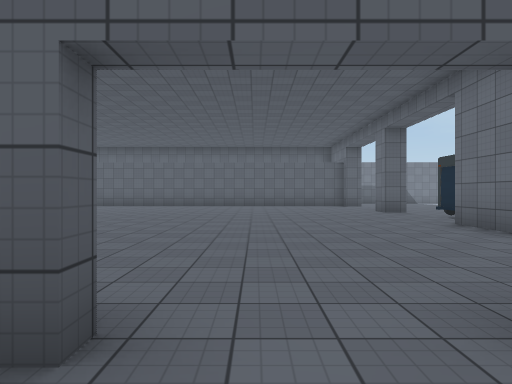
view 1 (above)

24 first-person views from a walk through a 3-D level made in the Unity game engine. The camera is 1.4 m above the floor, looks level and sees 75° across. Doors are open. The floor is counted in squares, 2.4 m on a side. Each view is taken from the middle of a square. On the plan, view 1 faces up. The plan holds only what a view shows up to about 9 squares ahead; the rest is blank. The place goes on beyond the plan. The player is left out. Some surface patterns are stand-ins.

view 2
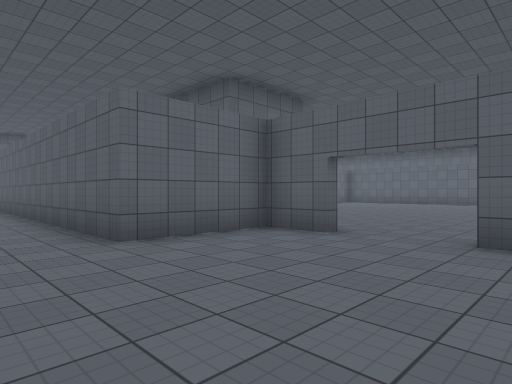

view 3
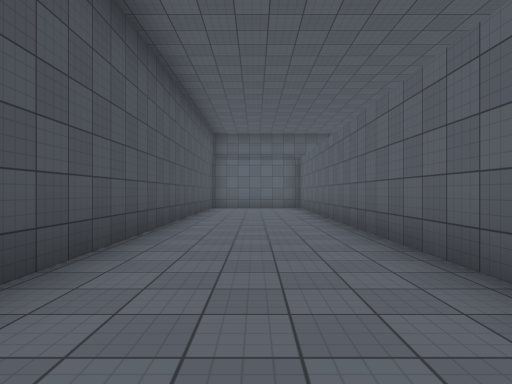

view 4
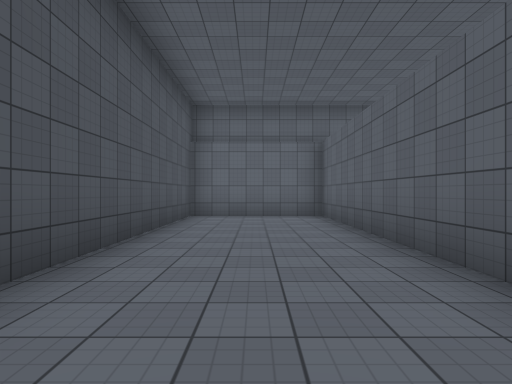

view 5
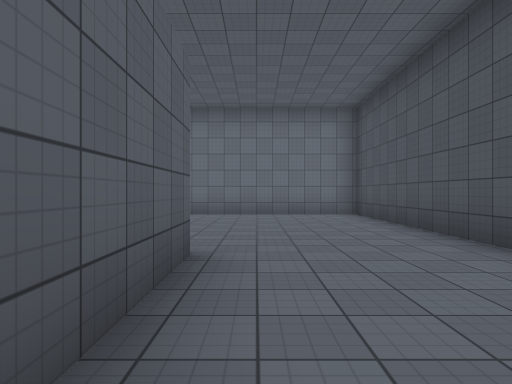

view 6
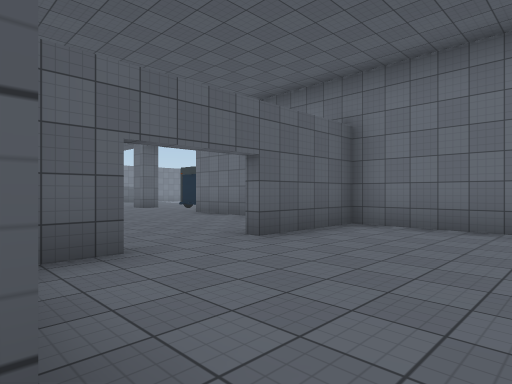

view 7
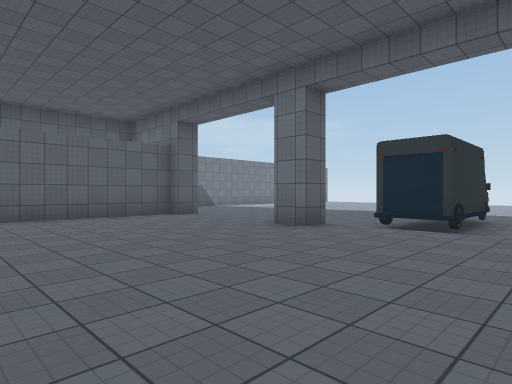

view 8
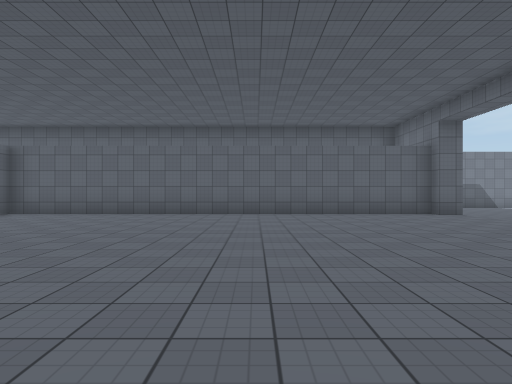

view 9
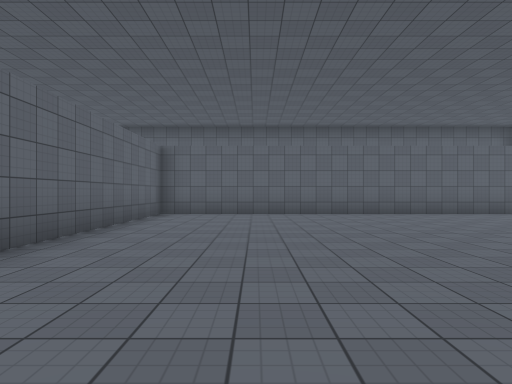

view 10
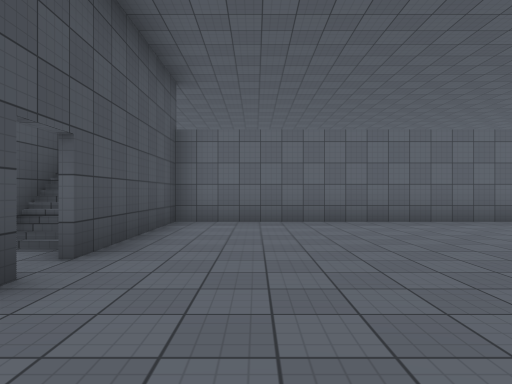

view 11
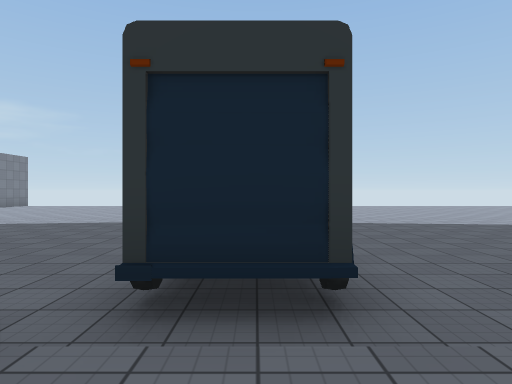

view 12
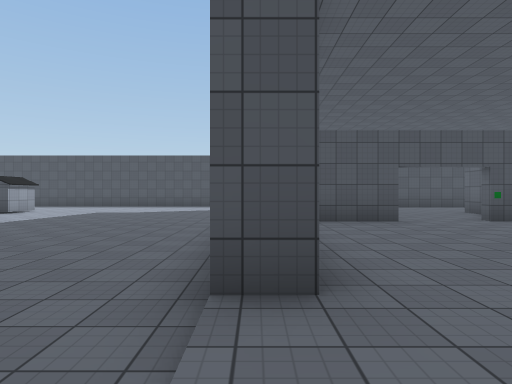

view 13
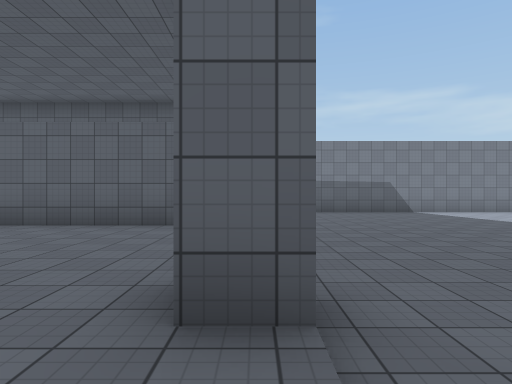

view 14
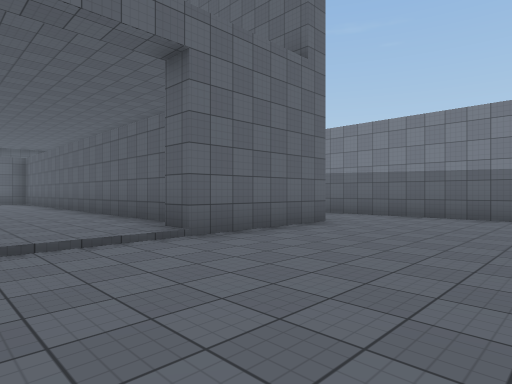

view 15
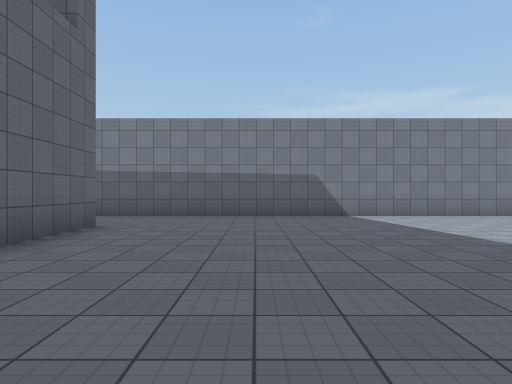

view 16
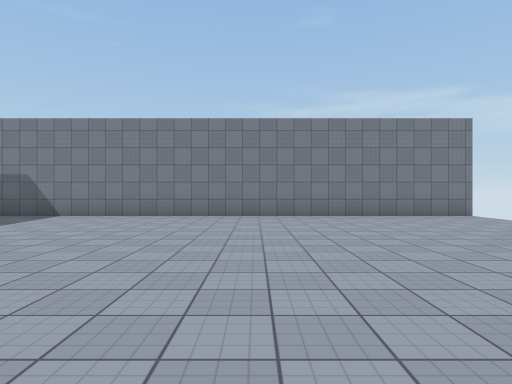

view 17
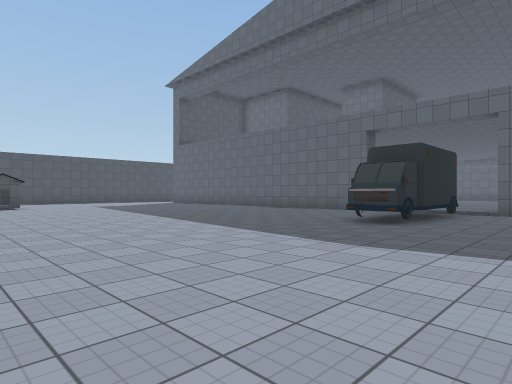

view 18
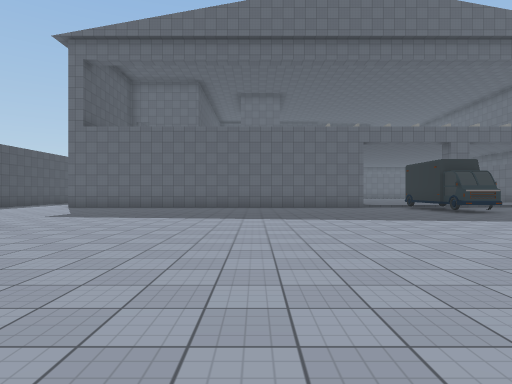

view 19
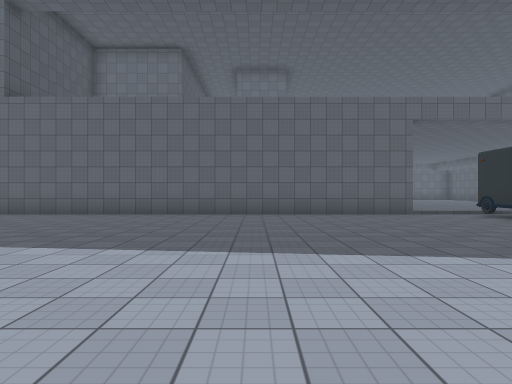

view 20
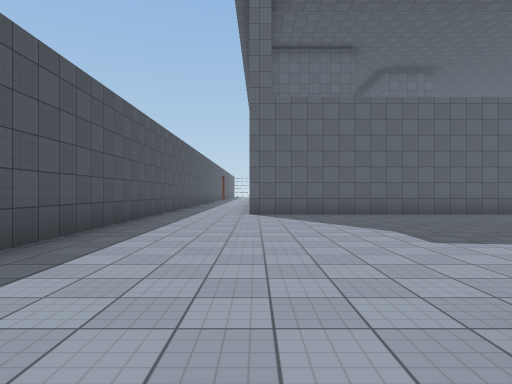

view 21
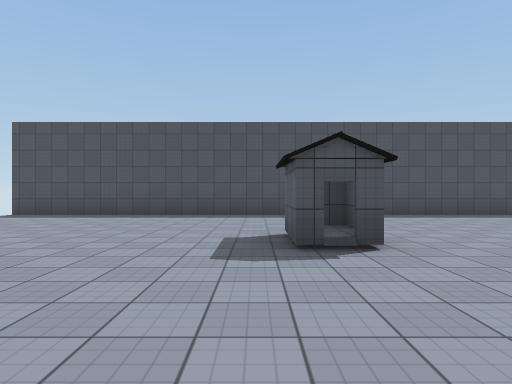

view 22
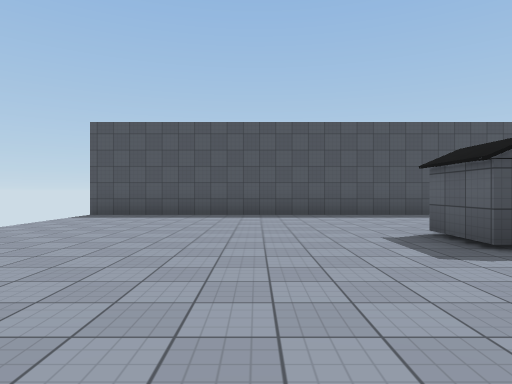

view 23
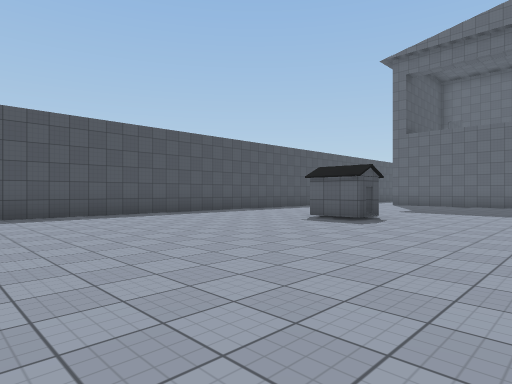

view 24
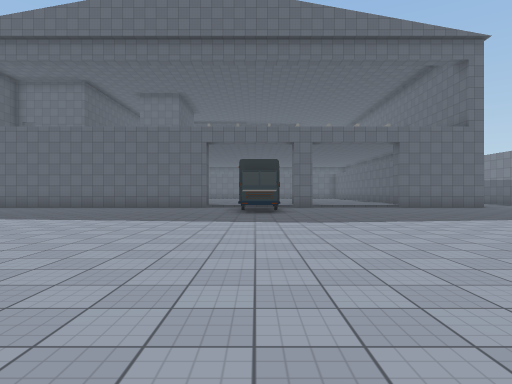

### Floor plan
Key: @ floor where view 1 was taken; # wall or solid block; x gap in a wall; . main floor; : floor 0.25 m higher than the main floor; / step, stairs or slope; D open door; T truck; H hut.
Columns run from 14 left of view 1 to 19 right of it. Each row starts with its distance up from view 1.
 19                  #################
 18                   ................
 17                   ................
 16                   #..............
 15                   #.............
 14       #############.............
 13       #:::::::::::/............
 12       #:::::::::::/...........
 11       #:::::::::::/..........
 10       #:::::::::::#...........
  9       #:::::::::::/............
  8       #:::::::::::/TTTT.........
  7       #:::::::::::/............
  6       #:::::::::::#...........
  5       #:::::::::::#..........
  4       #:::::::::::#...........
  3       ######::::::#............
  2              :::::#.............
  1             ##DD###...............
  0             #:@:::#...............
 -1 #############:::::#...............
 -2 #:::::::::::::::::#...............
 -3 #:::::::::::::::::#.......H.......
 -4 #:::::::::::::::::#...............
 -5 ###################...............
 -6                   ................
 -7                   ................
 -8                   ###############x

Where each view was taken, in squares from view 1:
view 1: 0 up, 0 right, facing up
view 2: 3 down, 2 right, facing up-left
view 3: 3 down, 1 left, facing left
view 4: 3 down, 5 left, facing left
view 5: 2 down, 5 left, facing right
view 6: 2 down, 2 left, facing up-right
view 7: 6 up, 1 left, facing up-right
view 8: 5 up, 1 left, facing up
view 9: 5 up, 5 left, facing up
view 10: 5 up, 1 left, facing left
view 11: 8 up, 3 right, facing right
view 12: 8 up, 4 right, facing down
view 13: 8 up, 4 right, facing up
view 14: 11 up, 8 right, facing up-left
view 15: 11 up, 7 right, facing up
view 16: 11 up, 14 right, facing up
view 17: 11 up, 14 right, facing down-left
view 18: 2 up, 17 right, facing left
view 19: 2 up, 13 right, facing left
view 20: 5 down, 13 right, facing left
view 21: 1 up, 13 right, facing down
view 22: 1 up, 15 right, facing down
view 23: 1 up, 19 right, facing down-left
view 24: 8 up, 17 right, facing left
